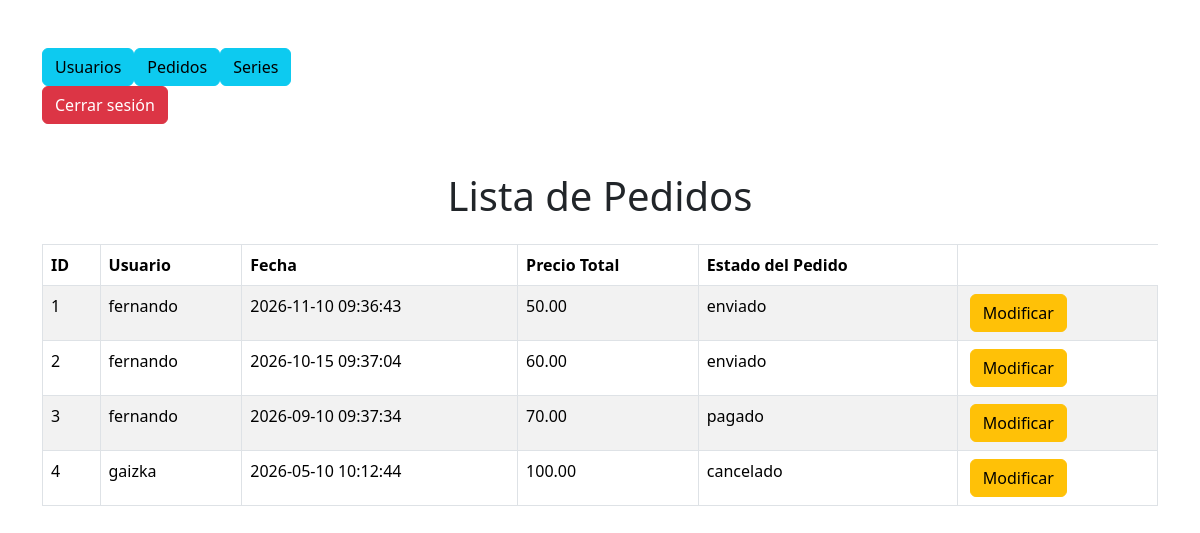
/index.php?entity=pedido&action=index (signed in), run on the app's committed database.
### tables this page shows
CREATE TABLE pedido (
    id_pedido INT AUTO_INCREMENT PRIMARY KEY,
    id_usuario INT NOT NULL,
    fecha DATETIME NOT NULL DEFAULT CURRENT_TIMESTAMP,
    precio_total DECIMAL(8,2) NOT NULL,
    estado_pedido ENUM('pendiente', 'pagado', 'enviado', 'cancelado') NOT NULL DEFAULT 'pendiente',
    FOREIGN KEY (id_usuario) REFERENCES usuario(id_usuario)
);

CREATE TABLE usuario (
    id_usuario INT AUTO_INCREMENT PRIMARY KEY,
    nombre VARCHAR(50) NOT NULL,
    email VARCHAR(100) NOT NULL UNIQUE,
    password VARCHAR(255) NOT NULL,
    rol ENUM('cliente', 'admin') NOT NULL DEFAULT 'cliente'
);

### controller/CPedido.php (called while the page is built, shortened)
<?php
require_once __DIR__ . '/../model/MPedido.php';
class CPedido
{
    private MPedido $model;
    public function __construct()
    {
        $this->model = new MPedido();
    }
    public function index()
    {
        $data = $this->model->getAll();
        require_once __DIR__ . '/../view/VPedidoIndex.php';
    }
}
?>

### index.php (called while the page is built)
<?php
    require_once __DIR__ . '/controller/Controller.php';
?>

### db/db.php (called while the page is built)
<?php
    class Db{
        public static function getConexion(){
            $conexion=new mysqli("localhost", "root", "", "manga_ancha");
            $conexion->query("SET NAMES 'utf8'");
            return $conexion;
        }
    }
?>

### model/MPedido.php (called while the page is built, shortened)
<?php
class MPedido
{
    private $conexion;
    private $pedidos;
    public function __construct()
    {
        $this->conexion = Db::getConexion();
        $this->pedidos = array();
    }
    function getAll(){
        $sql = "SELECT P.id_pedido, P.id_usuario, U.nombre, P.fecha, P.precio_total, P.estado_pedido
                FROM pedido AS P
                JOIN usuario AS U ON P.id_usuario = U.id_usuario;";
        $consulta = $this->conexion->query($sql);
        while ($filas = $consulta->fetch_assoc()) {
            $this->pedidos[] = $filas;
        }
        return $this->pedidos;
    }
}

### view/VPedidoIndex.php (the view, shortened to what this page needs)
<?php
    $rol_usuario = $_SESSION['rol_usuario'];
?>
<!DOCTYPE html>
<html lang="es">
<head>
    <link href="https://cdn.jsdelivr.net/npm/bootstrap@5.3.1/dist/css/bootstrap.min.css" rel="stylesheet">
</head>
<body>
<div class="container mt-5">
        <?php
            if($rol_usuario === 'admin'){
                echo '<a href="index.php?entity=usuario&action=index" class="btn btn-info" me-2>Usuarios</a>';
                echo '<a href="index.php?entity=pedido&action=index" class="btn btn-info" me-2>Pedidos</a>';
                echo '<a href="index.php?entity=serie&action=index" class="btn btn-info">Series</a>';
            }else{
                echo '<a href="index.php?entity=serie&action=index" class="btn btn-info">Pagina principal</a>';
                echo '<a href="index.php?entity=lineaPedido&action=index" class="btn btn-warning btn-sm me-1"><i class="bi bi-cart"></i> Carrito</a>';
            }
        ?>
    <br/>
    <a href="index.php?entity=login&action=logout" class="btn btn-danger">Cerrar sesión</a>
</div>
<div class="container mt-5">
    <h1 class="text-center mb-4">Lista de Pedidos</h1>
    <table class="table table-striped table-bordered">
        <thead class="bg-dark text-white">
            <tr>
                <th scope="col">ID</th>
                <th scope="col">Usuario</th>
                <th scope="col">Fecha</th>
                <th scope="col">Precio Total</th>
                <th scope="col">Estado del Pedido</th>
            </tr>
        </thead>
        <tbody>
            <?php
                foreach($data as $dato) {
                    echo '<tr>';
                    echo '<td>' . $dato["id_pedido"] . '</td>';
                    echo '<td>' . $dato["nombre"] . '</td>';
                    echo '<td>' . $dato["fecha"] . '</td>';
                    echo '<td>' . $dato["precio_total"] . '</td>';
                    echo '<td>' . $dato["estado_pedido"] . '</td>';
                    echo '<td>';
                    if($rol_usuario === 'admin'){
                        echo '<a href="index.php?entity=pedido&action=edit&id=' . $dato['id_pedido'] . '" class="btn btn-warning mx-1">Modificar</a>';
                    }
                    echo '</td>';
                    echo '</tr>';
            }
            ?>
        </tbody>
    </table>
</div>
</body>
</html>

### data on the page
pedido: id_pedido "1", id_usuario.nombre "fernando", fecha "2026-11-10 09:36:43", precio_total "50.00", estado_pedido "enviado"
pedido: id_pedido "2", id_usuario.nombre "fernando", fecha "2026-10-15 09:37:04", precio_total "60.00", estado_pedido "enviado"
pedido: id_pedido "3", id_usuario.nombre "fernando", fecha "2026-09-10 09:37:34", precio_total "70.00", estado_pedido "pagado"
pedido: id_pedido "4", id_usuario.nombre "gaizka", fecha "2026-05-10 10:12:44", precio_total "100.00", estado_pedido "cancelado"
